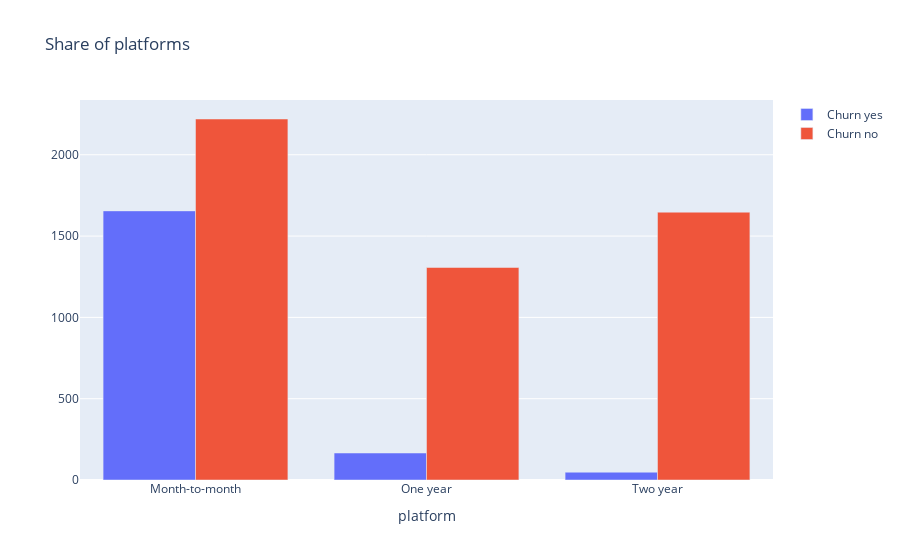

The code cell stored with this chart in its notebook:
### Code cell
churn_yes = df[df['Churn'] == 'Yes'].groupby(['Contract'])[['Churn']].count()
churn_no = df[df['Churn'] == 'No'].groupby(['Contract'])[['Churn']].count()

churn_yes.columns = ['Churn']
churn_no.columns = ['Churn']

trace0 = go.Bar(
    x=churn_yes.index,
    y=churn_yes.Churn,
    name='Churn yes'
)

trace1 = go.Bar(
    x=churn_no.index,
    y=churn_no.Churn,
    name='Churn no'
)

data = [trace0, trace1]
layout = {'title': 'Customers contract', 'xaxis': {'title': 'contract'}}

fig = go.Figure(data=data, layout=layout)
iplot(fig, show_link=False)

### Figure 1 — Plotly figure (JSON) as saved in the notebook; plotly's stock layout.template omitted (floating-point values rounded to 4 significant figures)
{"data": [{"name": "Churn yes", "type": "bar", "x": ["Month-to-month", "One year", "Two year"], "y": [1655, 166, 48]}, {"name": "Churn no", "type": "bar", "x": ["Month-to-month", "One year", "Two year"], "y": [2220, 1307, 1647]}], "layout": {"title": {"text": "Share of platforms"}, "xaxis": {"title": {"text": "platform"}}}}
